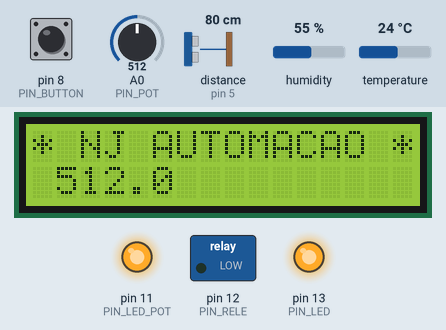
Simulated run of this program. Board: Arduino Uno, built with avr-gcc and run on an emulated ATmega328P. On the bench: 16×2 character LCD, switched loads named in the program (green lamp = pin HIGH), output pins drawn as LEDs (lit = HIGH). Inputs (shaded band) come from the test bench; at power-on: A0 (PIN_POT) = 512, distance to the obstacle (sensor on pin 5) 80 cm, pin 8 (PIN_BUTTON) HIGH, temperature 24 °C, humidity 55 %. The echo pulse lasts 58.3 µs per cm; what the program prints to the serial monitor is not drawn.

Above: at 1.2 s.
1.3 s: A0 (PIN_POT) set to 482
At 5.5 s:
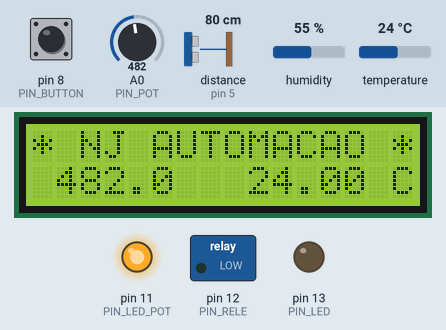
6.5 s: distance to the obstacle (sensor on pin 5) set to 12 cm
8.0 s: distance to the obstacle (sensor on pin 5) set to 9 cm
At 8.8 s:
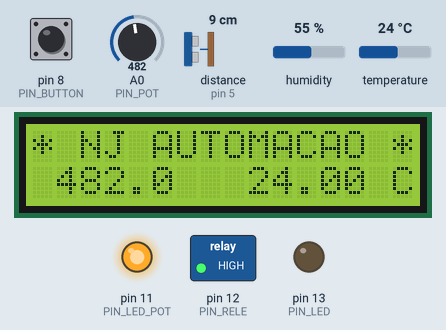
9.5 s: pin 8 (PIN_BUTTON) pulled LOW for 1 s
At 10.34 s:
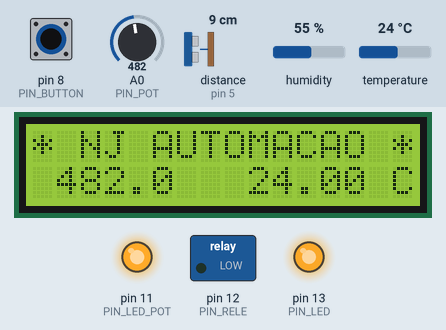
12.3 s: pin 8 (PIN_BUTTON) pulled LOW for 3.2 s
At 16.5 s:
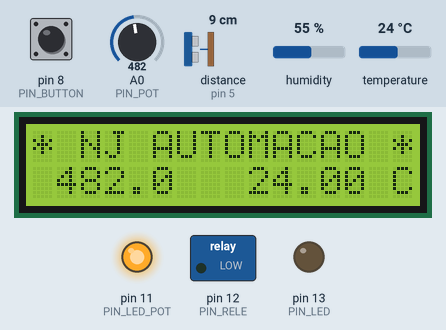
17.0 s: temperature set to 12 °C
At 20.8 s:
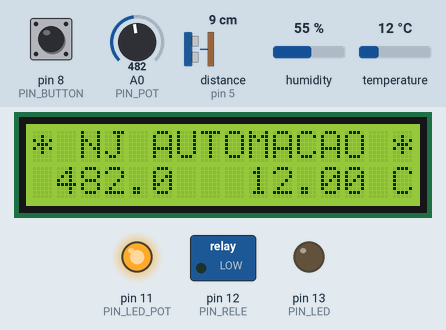
Timing chart, 0 to 22.3 s (numbered marks = the images above; inputs shaded):
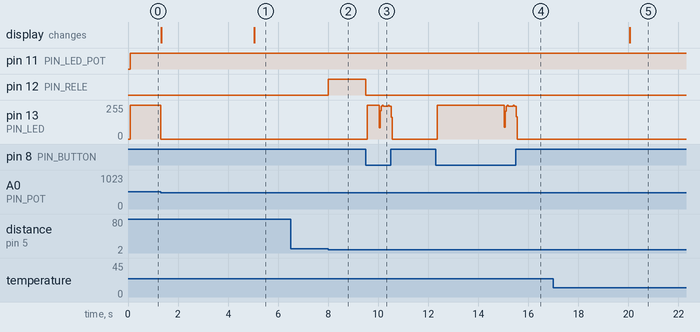

Measured:
- the behaviour switches between 500 and 499 on A0 (PIN_POT) (found by bisection; images 0 and 1)
- the behaviour switches between 11 and 10 cm on distance to the obstacle (sensor on pin 5) (found by bisection; images 1 and 2)
- after the input at 1.3 s, pin 13 (PIN_LED): 255/255 → 0/255 at once; the display: first changes at once (image 1 shows a later state)
- after the input at 8.0 s, pin 12 (PIN_RELE): LOW → HIGH at once
- after the input at 17.0 s, the display: changes after 3.1 s (image 5)

The program:

main.cpp
```cpp
#include "Arduino.h"
#include <LiquidCrystal_I2C.h>
#include <DHT.h>
#include <NewPing.h>

// Pinos
#define PIN_LED 13
#define PIN_LED_POT 11
#define PIN_RELE 12
#define PIN_PIR 10
#define PIN_DISTANCIA 9
#define PIN_BUTTON 8
#define PIN_POT A0

// SONAR
#define TRIGGER_PIN 6
#define ECHO_PIN 5
#define MAX_DISTANCE 200
NewPing sonar(TRIGGER_PIN, ECHO_PIN, MAX_DISTANCE);
unsigned int pingCm = 0;
unsigned long pingTimer = millis();
unsigned int pingSpeed = 50;
bool sensorStateOn = false;

// DHT
#define DHTPIN 7
#define DHTTYPE DHT11
DHT dht(DHTPIN, DHTTYPE);
unsigned long lastTimeDhtChanged = millis();
unsigned int debounceDhtDuration = 5000;

// LCD
#define LCD_ROWS 2
#define LCD_COLS 16
LiquidCrystal_I2C lcd(0x27,LCD_ROWS,LCD_COLS);

// RELE
#define RELE_LIGADO LOW
#define RELE_DESLIGADO HIGH

// POT
unsigned int valuePot = 0;
char valuePotStr[7];

// BUTTON
byte lastButtonState;
unsigned long lastTimeButtonStateChanged = millis();
unsigned long debounceDuration = 50;

// PIR
bool sensorState = false;
bool lastSensorState = false;

void setup() {

  // SERIAL
  Serial.begin(9600);

  // DHT
  dht.begin();

  // LCD
  lcd.init();
  lcd.clear();
  lcd.setBacklight(HIGH);
  lcd.setCursor(0,0);
  lcd.print("* NJ AUTOMACAO *");

  // LED
  pinMode(PIN_LED, OUTPUT);
  pinMode(PIN_LED_POT, OUTPUT);

  // PIR
  pinMode(PIN_PIR, INPUT);

  // BUTTON
  pinMode(PIN_BUTTON, INPUT_PULLUP);

  // RELE
  pinMode(PIN_RELE, OUTPUT);
  digitalWrite(PIN_RELE, RELE_DESLIGADO);

}

void echoCheck() {
  if (sonar.check_timer()) {
    pingCm = sonar.ping_result / US_ROUNDTRIP_CM;
    if (pingCm >= 50 && !sensorStateOn) {
      sensorStateOn = true;
      Serial.print(pingCm);
      Serial.println(" cm - BOMBA LIGADA");
      digitalWrite(PIN_RELE, RELE_LIGADO);
    } else if (pingCm <= 10 && sensorStateOn) {
      sensorStateOn = false;
      Serial.print(pingCm);
      Serial.println(" cm - BOMBA DESLIGADA");
      digitalWrite(PIN_RELE, RELE_DESLIGADO);
    }
  }
}

void loop() {

  // SONAR
  if (millis() >= pingTimer) {
    pingTimer += pingSpeed;
    sonar.ping_timer(echoCheck);
  }

  // DHT
  if (millis() - lastTimeDhtChanged >= debounceDhtDuration) {
    lastTimeDhtChanged = millis();
    float t = dht.readTemperature();
    if (isnan(t)) {
      lcd.setCursor(9,1);
      lcd.print("DHTFAIL");
    } else {
      lcd.setCursor(9,1);
      lcd.print(t);
      lcd.setCursor(15,1);
      lcd.print("C");
    }
  }

  // BUTTON
  if (millis() - lastTimeButtonStateChanged >= debounceDuration) {
    byte buttonState = digitalRead(PIN_BUTTON);
    if (buttonState == LOW) {
      digitalWrite(PIN_LED, HIGH);
      digitalWrite(PIN_RELE, RELE_LIGADO);
    }
  }

  // POT
  valuePot = analogRead(PIN_POT);
  dtostrf(valuePot,6,1,valuePotStr);
  lcd.setCursor(0,1);
  lcd.print(valuePotStr);
  analogWrite(PIN_LED_POT, byte (valuePot / 4));
  digitalWrite(PIN_LED_POT, byte (valuePot / 4));

  // Liga o LED
  if (valuePot >= 500) {
    digitalWrite(PIN_LED, HIGH);
  } else {
    digitalWrite(PIN_LED, LOW);
  }

  // Liga o RELE
  // if (!lastSensorState) {
  //   if (valuePot >= 700) {
  //     digitalWrite(PIN_RELE, RELE_LIGADO);
  //   } else {
  //     digitalWrite(PIN_RELE, RELE_DESLIGADO);
  //   }
  // }

  // PIR
  // sensorState = digitalRead(PIN_PIR);
  // if (sensorState) {
  //   if (!lastSensorState) {
  //     lastSensorState = true;
  //     digitalWrite(PIN_RELE, RELE_LIGADO);
  //   }
  // } else {
  //   lastSensorState = false;
  //   if (valuePot < 700) {
  //     digitalWrite(PIN_RELE, RELE_DESLIGADO);
  //   }
  // }

}
```
